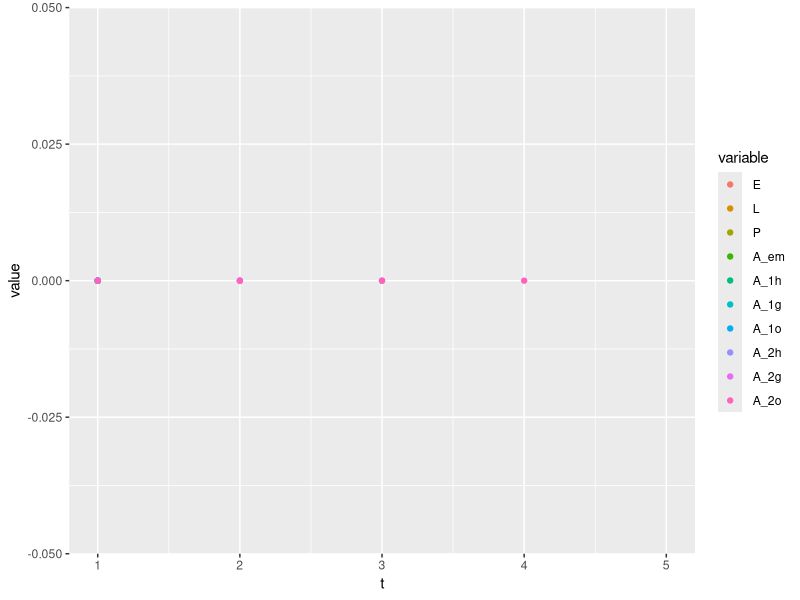

R code for this plot:
# Modello Tran 2013

rm(list = ls())

library(deSolve)
library(ggplot2)
library(reshape2) 

#parameters (Tran 2013)

beta_1 = 95 # Number of eggs laid by ovipositing nulliparous females (per female)
beta_2 = 75 # Number of eggs laid by ovipositing parous females (per female)
K_L = 250000 # Standard environment carrying capacity for larvae (larvae ha−1)
K_P = 250000 # Standard environment carrying capacity for pupae (pupae ha−1)
sigma = 0.5 # Sex-ratio at the emergence
mu_E = 0.05 # Egg mortality rate (day−1)
mu_L = 0.08 # Minimum larva mortality rate (day−1)
mu_P = 0.03 # Minimum pupa mortality rate (day−1)
mu_em = 0.1 # Mortality rate during adult emergence (day−1)
mu_A = 0.02 # Minimum adult mortality rate (day−1)
mu_r = 0.08 # Adult mortality rate related to seeking behavior (day−1)
T_E = 10.4 # Minimal temperature needed for egg development (°C)
TDD_E = 110 # Total number of degree-day necessary for egg development (°C)
gamma_Aem = 0.4 # Development rate of emerging adults (day−1)
gamma_Ah = 0.2 # Transition rate from host-seeking to engorged adults (day−1)
gamma_Ao = 0.2 # Transition rate from oviposition site-seeking to host-seeking adults (day−1)
T_Ag = 10 # Minimal temperature needed for egg maturation (°C)
TDD_Ag = 77 # Total number of degree-days necessary for egg maturation (°C)
t_s = 31+28+10 # Start of the favorable season - 10 Mar
t_end = 31+28+31+30+31+30+31+31+30 # End of the favorable season - 30 Sept

t_s = 1 # simulate multiple year
t_end = 365*4.3

# T and P
d = t_s:t_end
temp = 15 - 13*cos(d/365*2*pi); # temperatura sinusoidale, min 1 gen = 2 gradi, max 1 lug = 28
prec = temp*rep(c(0,0,0,1), floor(t_end/4))[1:(t_end-t_s+1)] # piove ogni 4 giorni con questa forma strana

# p cumulated over 2 weeks and normalized between 0 and 1 (over a year?)
p_cumm = sapply(1:length(prec), function(x){return(sum(prec[max(1,x-13):x]))})
p_cumm_norm = p_cumm/max(p_cumm)

# functions

f_E = (temp-T_E)/TDD_E *(temp-T_E>0) # Transition function from egg to larva
f_L = - 0.0007*temp^2 + 0.0392 * temp - 0.3911 # Transition function from larva to pupa

# WARNING 1: this function souhld be > 0
f_L = pmax(0, f_L)

f_P = 0.0008*temp^2 - 0.0051 * temp + 0.0319 # Transition function from pupa to emerging adult
f_Ag = (temp-T_Ag)/TDD_Ag *(temp-T_Ag>0) # Transition function from engorged adult to oviposition site—seeking adult
m_L = exp(-temp/0.5) + mu_L # Larva mortality (day−1)
m_P = exp(-temp/0.5) + mu_P # Pupa mortality rate (day−1)
m_A = pmax(mu_A, 0.04417 + 0.00217*temp) # Adult mortality rate (day−1)
k_L = K_L*(p_cumm_norm+1) # Environment carrying capacity of larvae (ha−1)
k_P = K_P*(p_cumm_norm+1) # Environment carrying capacity of pupae (ha−1)

n_s = 1 # number of locations (added; 1 for no dimension)

# list with parameters to be passed to the ODE system
parms = list(beta_1 = beta_1,
             beta_2 = beta_2,
             K_L = K_L,
             K_P = K_P,
             sigma = sigma,
             mu_E = mu_E,
             mu_em = mu_em,
             mu_r = mu_r,
             gamma_Aem = gamma_Aem,
             gamma_Ah = gamma_Ah,
             gamma_Ao = gamma_Ao,
             f_E = f_E,
             f_L = f_L,
             f_P = f_P,
             f_Ag = f_Ag,
             m_L = m_L,
             m_P = m_P,
             m_A = m_A,
             k_L = k_L,
             k_P = k_P,
             n_s = n_s,
             t_s = t_s) 

df <- function(t, x, parms) {
  
  # initial conditions and paramters
  with(parms, { 
    
    E = x[(1+n_s*0):(1*n_s)]
    L = x[(1+n_s*1):(2*n_s)]
    P = x[(1+n_s*2):(3*n_s)]
    A_em = x[(1+n_s*3):(4*n_s)]
    A_1h = x[(1+n_s*4):(5*n_s)]
    A_1g = x[(1+n_s*5):(6*n_s)]
    A_1o = x[(1+n_s*6):(7*n_s)]
    A_2h = x[(1+n_s*7):(8*n_s)]
    A_2g = x[(1+n_s*8):(9*n_s)]
    A_2o = x[(1+n_s*9):(10*n_s)]
    
    t_n = t[1]-t_s+1 # time of numerical integration
    
    # ODE definition 
    dE = gamma_Ao*(beta_1*A_1o + beta_2*A_2o) - (mu_E + f_E[t_n])*E
    dL = f_E[t_n]*E - (m_L[t_n]*(1+L/k_L[t_n]) + f_L[t_n])*L
    dP = f_L[t_n]*L - (m_P[t_n] + f_P[t_n])*P
    dA_em = f_P[t_n]*P*sigma*exp(-mu_em*(1+P/k_P[t_n])) - (m_A[t_n]+gamma_Aem)*A_em
    dA_1h = gamma_Aem*A_em - (m_A[t_n] + mu_r + gamma_Ah)*A_1h
    dA_1g = gamma_Ah*A_1h - (m_A[t_n] + f_Ag[t_n])*A_1g
    dA_1o = f_Ag[t_n]*A_1g - (m_A[t_n] + mu_r + gamma_Ao)*A_1o
    dA_2h = gamma_Ao*(A_1o + A_2o) - (m_A[t_n] + mu_r + gamma_Ah)*A_2h
    dA_2g = gamma_Ah*A_2h - (m_A[t_n] + f_Ag[t_n])*A_2g
    dA_2o = f_Ag[t_n]*A_2g - (m_A[t_n] + mu_r + gamma_Ao)*A_2o
    
    dx <- c(dE, dL, dP, dA_em, dA_1h, dA_1g, dA_1o, dA_2h, dA_2g, dA_2o)
    
    return(list(dx))})
}

# System initialization
E0 = max(k_P)
L0 = 0
P0 = 0
A_em0 = 0
A_1h0 = 0
A_1g0 = 0
A_1o0 = 0
A_2h0 = 0
A_2g0 = 0
A_2o0 = 0

l_sim = 365

X_0 = c(E0, L0, P0, A_em0, A_1h0, A_1g0, A_1o0, A_2h0, A_2g0, A_2o0)

#integration
Sim <- as.data.frame(ode(X_0, d, df, parms))

#plot
colnames(Sim) = c("t", " E", " L", " P", " A_em", " A_1h", " A_1g", " A_1o", " A_2h", " A_2g", " A_2o")
Sim_m = reshape2::melt(Sim, id = 't')

ggplot(Sim_m, aes(x = t, y = value, color = variable))+
  geom_point()
